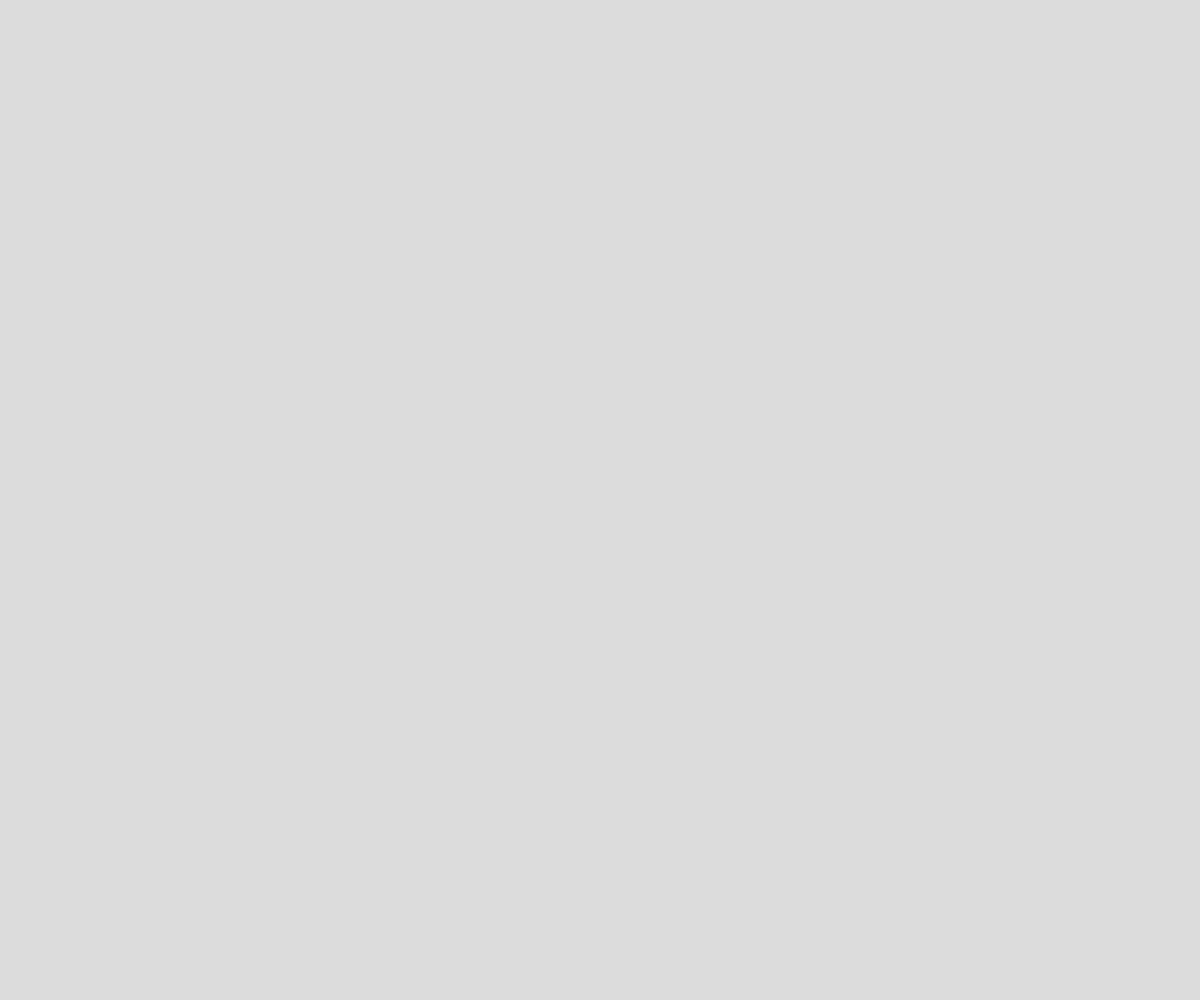
Frame 1 (no input)
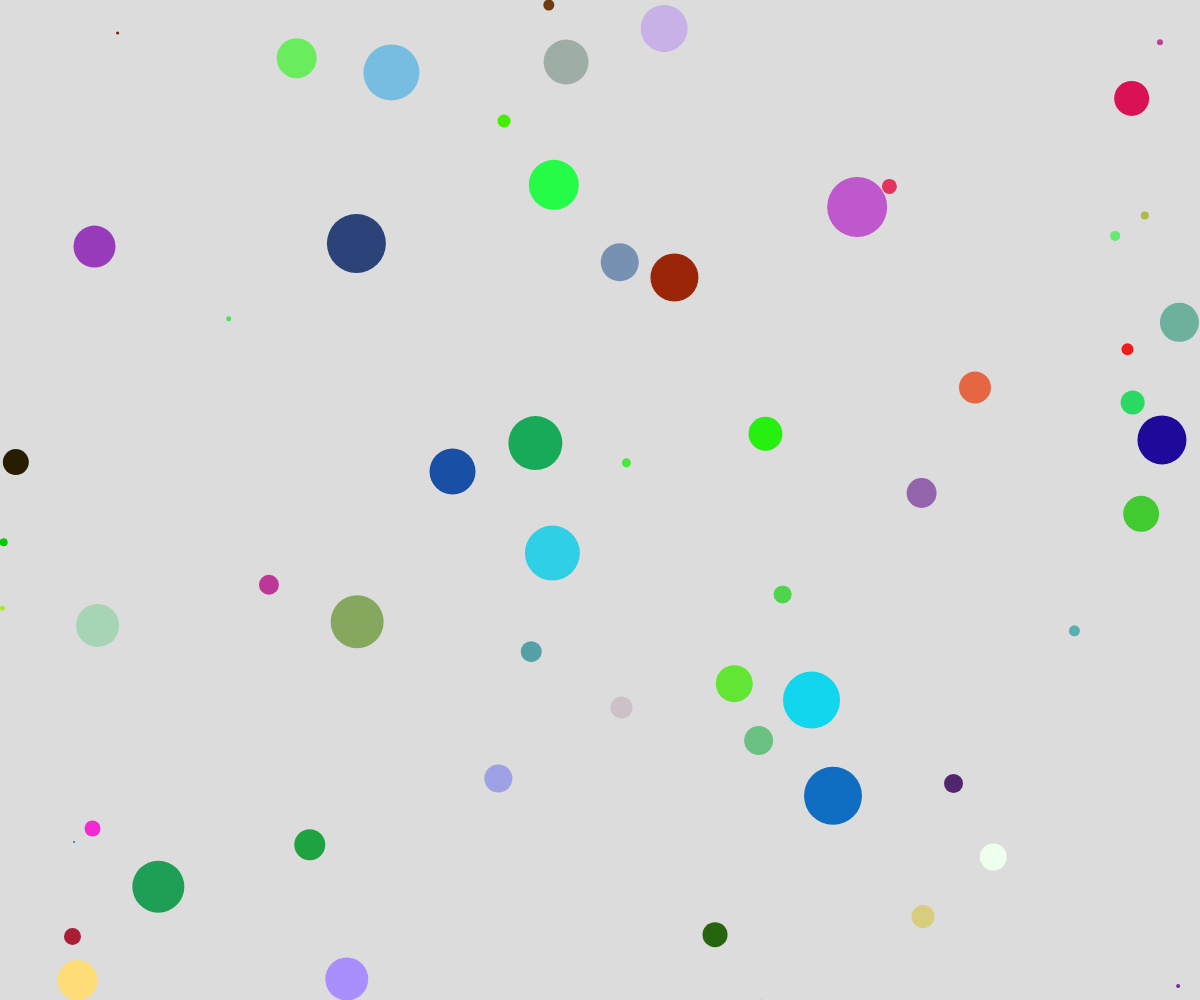
Frame 60 (no input)
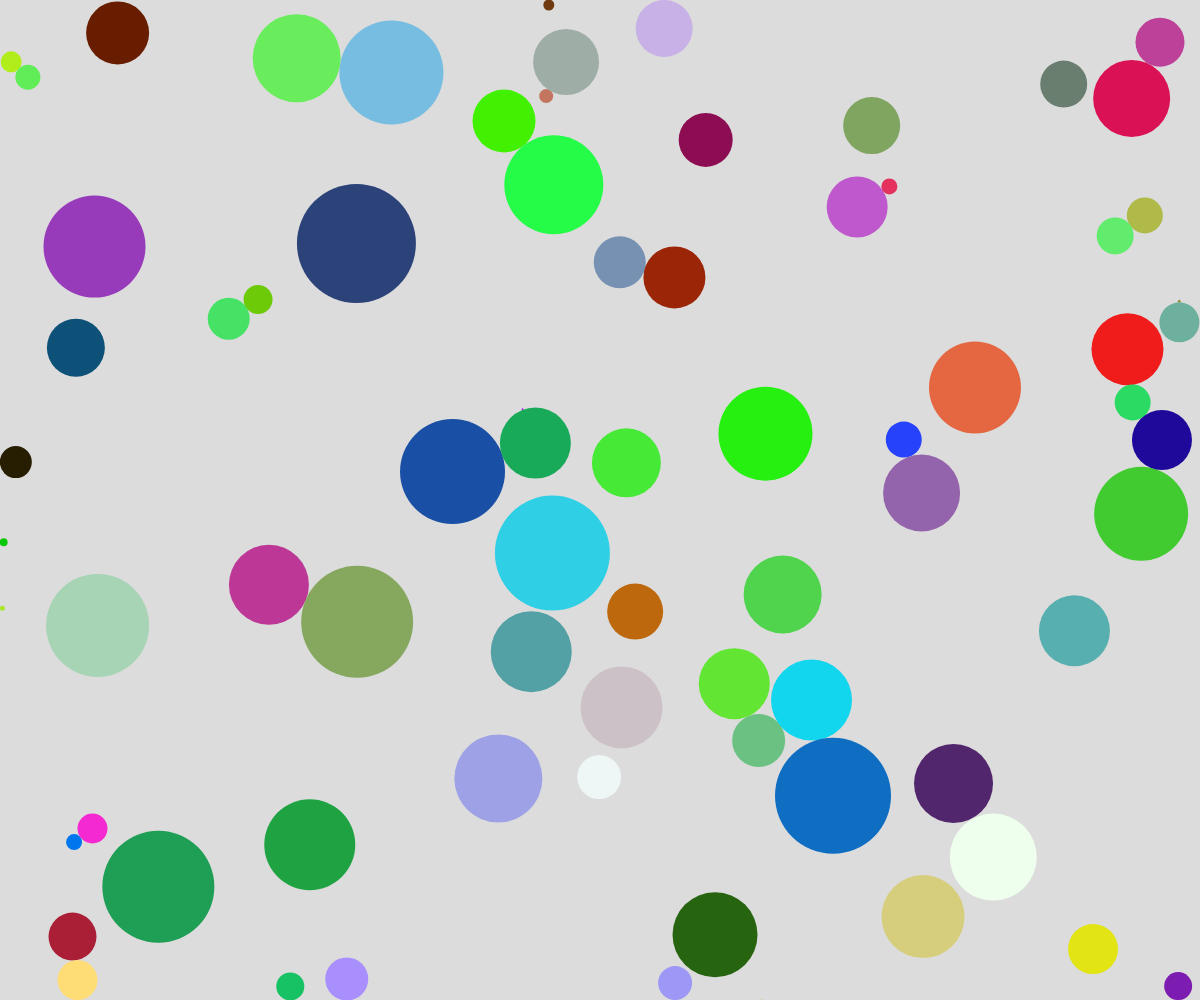
Frame 120 (the mouse pressed at the canvas centre since frame 60)

The p5.js sketch that drew these frames (run headless with seeded random() and noise() and a simulated clock; from frame 60 on, the mouse is pressed at the canvas centre):

// p5.js sketch
// ── sketch.js
let bubbles = [];
let mouse = {
  size: 20
}
let testBubble = {
  size: 1
}
let maxBubbles = 75;

function setup() {
  createCanvas(windowWidth, windowHeight);
  noStroke();
  mouse.pos = createVector(-1, -1);
  testBubble.pos = createVector(-1, -1);
}

function draw() {
  background(220);
  //grow any bubble that isn't touching anything
  for (let i = bubbles.length - 1; i >= 0; i--) {
    if (!bubbles[i].touchingAny()) {
      bubbles[i].grow();
    }
    bubbles[i].show();
  }
  //add bubbles if there aren't too many
  if (bubbles.length < maxBubbles) {
    testBubble.pos.set(random(width), random(height));
    testBubble.size = 1;
    let touching = 0;
    for (let i = bubbles.length - 1; i >= 0; i--) {
      if (bubbles[i].touching(testBubble)) {
        touching++;
      }
    }
    if (touching == 0) {
      bubbles.push(new Bubble(testBubble.pos.x, testBubble.pos.y, 1));
    }
  }
}

function popBubbles() {
  mouse.pos.set(mouseX, mouseY);
  for (let i = bubbles.length - 1; i >= 0; i--) {
    if (bubbles[i].touching(mouse)) {
      bubbles.splice(i, 1);
    }
  }
}

function touchStarted() {
  popBubbles();
}

function touchMoved() {
  popBubbles();
  return false;
}

// ── bubble.js
class Bubble {
  constructor(x_, y_, size_) {
    this.pos = createVector(x_,y_)
    this.size = size_;
    this.color = color(random(255), random(255), random(255));
  }
  grow() { //increase the size of a bubble
    this.size++;
  }
  touching(other) { //is this bubble touching other
    return this.pos.dist(other.pos) - this.size / 2 - other.size / 2 <= 0
  }
  touchingAny() { //is this bubble touching anything
    if (this.pos.x + this.size / 2 >= width || this.pos.x - this.size / 2 <= 0 || this.pos.y + this.size / 2 >= height || this.pos.y - this.size / 2 <= 0) {
      return true;
    } else {
      for (let i = 0; i < bubbles.length; i++) {
        if (this.touching(bubbles[i]) && bubbles[i] != (this || ignoring)) {
          return true;
        }
      }
      return false;
    }
  }
  jitter(amount = 3) {
    testBubble.pos.set(this.pos);
    let movement = createVector(random(-amount,amount),random(-amount,amount))
    testBubble.pos.add(movement);
    testBubble.size = this.size;
    let touching = false;
    for (let i = 0; i < bubbles.length; i++) {
      if (bubbles[i].touching(testBubble) && bubbles[i] != this) {
        touching = true;
      }
    }
    if (!touching && !(testBubble.pos.x + testBubble.size / 2 >= width || testBubble.pos.x - testBubble.size / 2 <= 0 || testBubble.pos.y + testBubble.size / 2 >= height || testBubble.pos.y - testBubble.size / 2 <= 0)) {
      this.pos.set(testBubble.pos);
      this.size = testBubble.size;
    }
  }
  delete() {
    for (let i = 0; i < bubbles.length; i++) {
      if (bubbles[i] == this) {
        bubbles.splice(i, 1);
      }
    }
  }
  show() {
    fill(this.color);
    ellipse(this.pos.x, this.pos.y, this.size);
  }
}
